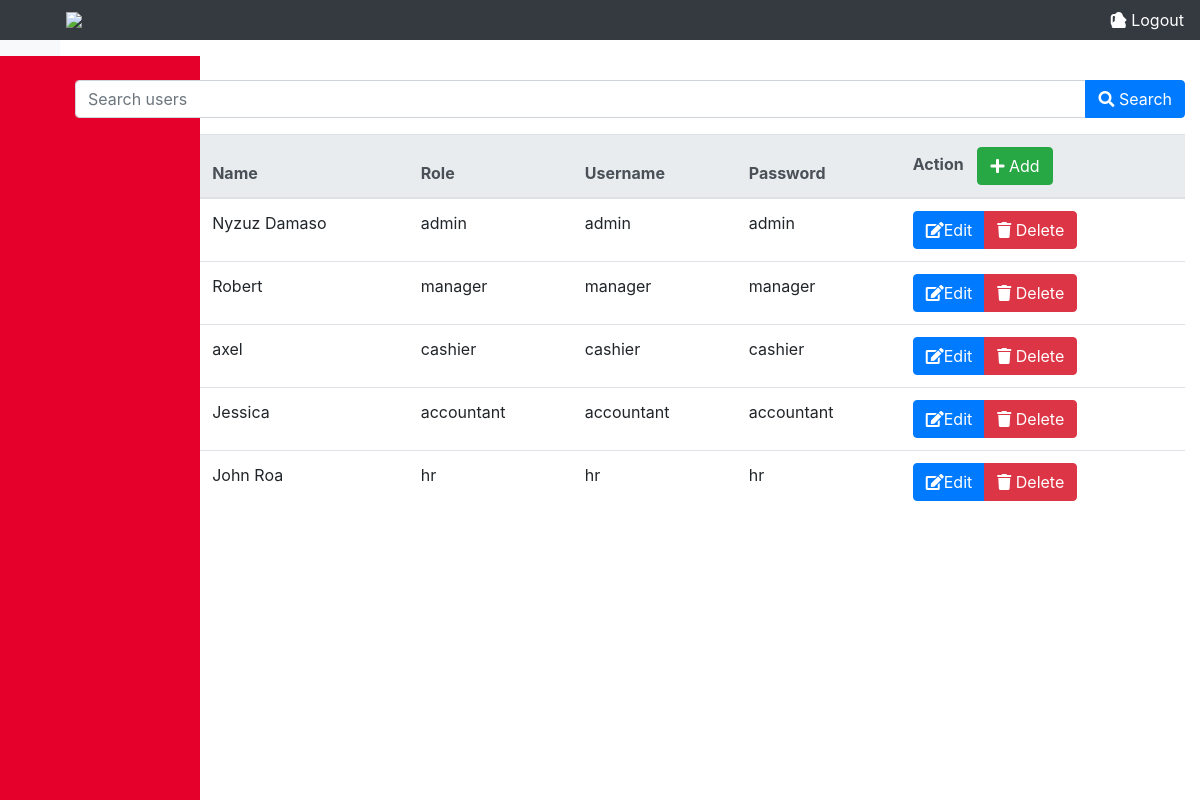
Screenshot of /index.php/searchuser/search with the database file from the repository.
### tables this page shows
CREATE TABLE `tbl_user` (
  `user_id` int(30) NOT NULL AUTO_INCREMENT,
  `name` varchar(60) DEFAULT NULL,
  `role` varchar(60) DEFAULT NULL,
  `username` varchar(60) DEFAULT NULL,
  `password` varchar(60) DEFAULT NULL,
  PRIMARY KEY (`user_id`)
);

### application/controllers/searchuser.php (called while the page is built, shortened)
<?php
    class Searchuser extends CI_controller {
        public function __construct(){
            $this->load->library('session');
            $this->load->model('User_model');
        }
        public function search() {
            $keyword = $this->input->post('keyword');
            $data['users'] = $this->User_model->search_user($keyword);
            $user = $this->session->userData('user');
            $data['user'] = $user;
            $this->load->view('show_user', $data);
        }
    }
?>

### index.php (called while the page is built, shortened)
<?php
require_once BASEPATH.'core/CodeIgniter.php';

### application/models/User_model.php (called while the page is built, shortened)
<?php
class User_model extends CI_model
{
    public function search_user($keyword)
    {
        $this->db->like('name', $keyword);
        $this->db->or_like('role', $keyword);
        $this->db->or_like('username', $keyword);
        $this->db->or_like('password', $keyword);
        return $this->db->get('tbl_user')->result_array();
    }
}
?>

### application/views/show_user.php (the view, shortened to what this page needs)
<!DOCTYPE html>
<html lang="en">
<head>
    <link rel="stylesheet" href="https://maxcdn.bootstrapcdn.com/bootstrap/4.0.0/css/bootstrap.min.css">
    <link rel="stylesheet" href="https://stackpath.bootstrapcdn.com/bootstrap/4.5.2/css/bootstrap.min.css">
    <link rel="stylesheet" href="https://cdnjs.cloudflare.com/ajax/libs/font-awesome/5.15.3/css/all.min.css">
</head>
<body>
    <div class="content">
        <nav class="navbar navbar-dark bg-dark">
            <img src="https://www.kfc.com.ph/Content/OnlineOrderingImages/Shared/logo.svg"
                style="width: 60px; height: auto; margin-left: 50px;">
            <a class="text-white"><i class="fas fa-user"></i>
            </a>
            <a class="logoutlink" href="<?php echo site_url('dashboard/logout'); ?>"><i class="fas fa-sign-out-alt"></i>
                Logout</a>
        </nav>
        <div class="sidebar">
        </div>
    </div>
    <div class="container">
        <form action="<?php echo site_url('searchuser/search'); ?>" method="post" class="mb-3">
            <div class="input-group">
                <input type="text" class="form-control" placeholder="Search users" name="keyword">
                <div class="input-group-append">
                    <button class="btn btn-primary" type="submit"><i class="fas fa-search"></i> Search</button>
                </div>
            </div>
        </form>
        <table class="table">
            <thead class="thead-light">
                <tr>
                    <th>User_id</th>
                    <th>Name</th>
                    <th>Role</th>
                    <th>Username</th>
                    <th>Password</th>
                    <th>Action <button type="button" class="btn btn-success" data-toggle="modal" data-target="#addModal"
                            style="margin-left: 10px;"><i class="fas fa-plus"></i> Add</button></th>
                </tr>
            </thead>
            <tbody>
                <?php foreach ($users as $user): ?>
                    <tr>
                        <td>
                        </td>
                        <td>
                            <?php echo $user['name']; ?>
                        </td>
                        <td>
                            <?php echo $user['role']; ?>
                        </td>
                        <td>
                            <?php echo $user['username']; ?>
                        </td>
                        <td>
                            <?php echo $user['password']; ?>
                        </td>
                        <td>
                            <div class="btn-group" role="group" aria-label="Actions">
                                <button type="button" class="btn btn-primary edit-button" data-toggle="modal"
                                    data-target="#editModal" data-user_id="<?php echo $user['user_id']; ?>"
                                    data-name="<?php echo $user['name']; ?>" data-role="<?php echo $user['role']; ?>"
                                    data-username="<?php echo $user['username']; ?>"
                                    data-password="<?php echo $user['password']; ?> "><i
                                        class="fas fa-edit"></i>Edit</button>
                                <a href="<?php echo site_url('deleteuser/delete/' . $user['user_id']); ?>"
                                    class="btn btn-danger"><i class="fas fa-trash"></i> Delete</a>
                            </div>
                        </td>
                    </tr>
                <?php endforeach; ?>
            </tbody>
        </table>
    </div>
</body>
</html>

### application/views/show_user.php (style rules this page uses)
body { display: flex; min-height: 100vh; }
.container { margin-top: 80px; }
.navbar { position: fixed; top: 0; left: 0; width: 100%; z-index: 999; }
.logoutlink { color: white; margin-left: -500px; }
.sidebar { position: fixed; top: 56px; left: 0; height: 100%; width: 200px; background-color: #E4002B; color: #fff; padding-top: 20px; padding-top: 50px; }
.content { flex-grow: 1; background-color: #f8f9fa; padding: 20px; }

### rows the page displays
tbl_user: name "Nyzuz Damaso", role "admin", username "admin", password "admin"
tbl_user: name "Robert", role "manager", username "manager", password "manager"
tbl_user: name "axel", role "cashier", username "cashier", password "cashier"
tbl_user: name "Jessica", role "accountant", username "accountant", password "accountant"
tbl_user: name "John Roa", role "hr", username "hr", password "hr"
